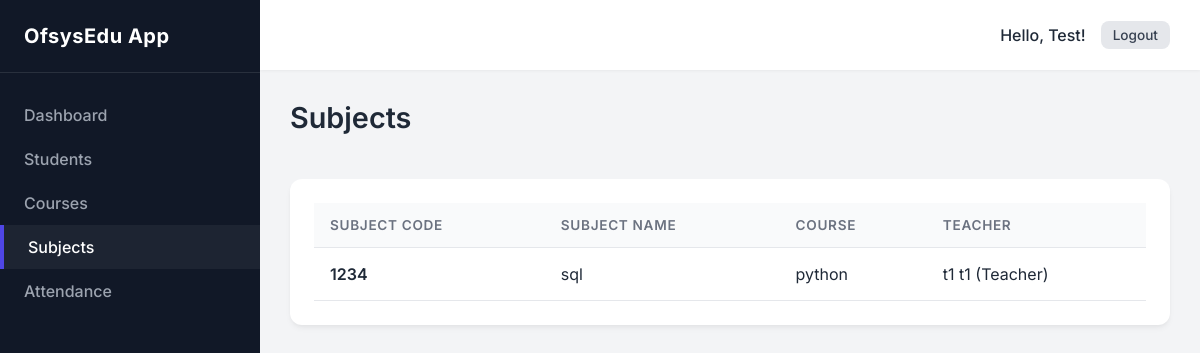
Page /subjects/ (signed in) on the committed database.
### core/models.py (models this page shows, shortened)
class Subject(models.Model):
    name = models.CharField(max_length=100)
    code = models.CharField(max_length=20, unique=True)
    course = models.ForeignKey(Course, on_delete=models.CASCADE, related_name='subjects')
    teacher = models.ForeignKey('Staff', on_delete=models.SET_NULL, null=True, blank=True, related_name='assigned_subjects', limit_choices_to={'role': 'Teacher'})

class Course(models.Model):
    name = models.CharField(max_length=100)
    code = models.CharField(max_length=20, unique=True)
    description = models.TextField(blank=True, null=True)

class Staff(models.Model):
    ROLE_CHOICES = (
        ('Teacher', 'Teacher'),
        ('Admin', 'Admin'),
        ('Support', 'Support'),
    )
    user = models.OneToOneField(User, on_delete=models.CASCADE, null=True, blank=True)
    first_name = models.CharField(max_length=50)
    last_name = models.CharField(max_length=50)
    email = models.EmailField(unique=True)
    role = models.CharField(max_length=20, choices=ROLE_CHOICES, default='Teacher')
    hire_date = models.DateField(auto_now_add=True)
    def __str__(self):
        return f"{self.first_name} {self.last_name} ({self.role})"

### core/views.py (the view)
# urls.py: path('subjects/', views.subject_list, name='subject_list'),
@login_required
def subject_list(request):
    if hasattr(request.user, 'student') and not hasattr(request.user, 'staff') and not request.user.is_superuser:
        subjects = Subject.objects.filter(course__in=request.user.student.courses.all()).order_by('course__name', 'name')
    elif hasattr(request.user, 'staff') and request.user.staff.role == 'Teacher' and not request.user.is_superuser:
        subjects = Subject.objects.filter(teacher=request.user.staff).order_by('course__name', 'name')
    else:
        subjects = Subject.objects.all().order_by('course__name', 'name')
    return render(request, 'core/subject_list.html', {'subjects': subjects})

### core/context_processors.py (called while the page is built)
def pending_approvals_count(request):
    if request.user.is_authenticated and (hasattr(request.user, 'staff') or request.user.is_superuser):
        count = User.objects.filter(is_active=False).count()
        return {'pending_approvals_count': count}
    return {}

### core/templates/core/subject_list.html (shortened to what this page needs)
{% extends 'core/base.html' %}
{% block content %}
<div class="header-actions">
    <h1>Subjects</h1>
</div>
<div class="card table-container">
    <table>
        <thead>
            <tr>
                <th>Subject Code</th>
                <th>Subject Name</th>
                <th>Course</th>
                <th>Teacher</th>
            </tr>
        </thead>
        <tbody>
            {% for subject in subjects %}
            <tr>
                <td style="font-weight: 600;">{{ subject.code }}</td>
                <td>{{ subject.name }}</td>
                <td>{{ subject.course.name }}</td>
                <td>{{ subject.teacher|default:"<span style='color: var(--text-muted); font-style: italic;'>Unassigned</span>" }}</td>
            </tr>
            {% empty %}
            <tr>
                <td colspan="5" style="text-align: center; color: var(--text-muted); padding: 30px;">
                    No subjects found.
                </td>
            </tr>
            {% endfor %}
        </tbody>
    </table>
</div>
{% endblock %}

### core/templates/core/base.html (shortened to what this page needs)
<!DOCTYPE html>
<html lang="en">
<head>
</head>
<body>
    <aside class="sidebar">
        <div class="sidebar-header">
            OfsysEdu App
        </div>
        <ul class="nav-links">
            {% if user.is_authenticated %}
                <li><a href="{% url 'core:dashboard' %}" class="nav-link">Dashboard</a></li>
                {% if user.staff or user.is_superuser %}
                    <li><a href="{% url 'core:student_list' %}" class="nav-link">Students</a></li>
                    <li><a href="{% url 'core:course_list' %}" class="nav-link">Courses</a></li>
                    <li><a href="{% url 'core:subject_list' %}" class="nav-link">Subjects</a></li>
                {% endif %}
                <li><a href="{% url 'core:attendance_list' %}" class="nav-link">Attendance</a></li>
            {% endif %}
        </ul>
    </aside>
    <main class="main-content">
        <header class="topbar">
            {% if user.is_authenticated %}
                <div style="font-weight: 500; display: flex; align-items: center; gap: 15px;">
                    <span>Hello, {{ user.first_name|default:user.username }}!</span>
                    <form method="post" action="{% url 'logout' %}" style="display: inline;">
                        <button type="submit" class="btn btn-sm btn-secondary">Logout</button>
                    </form>
                </div>
            {% endif %}
        </header>
        <div class="content-area">
            {% block content %}
            {% endblock %}
        </div>
    </main>
</body>
</html>

### core/templates/core/base.html (style rules this page uses)
:root { --primary: #4f46e5; --primary-hover: #4338ca; --sidebar-bg: #111827; --sidebar-text: #9ca3af; --sidebar-text-active: #ffffff; --bg-color: #f3f4f6; --card-bg: #ffffff; --text-main: #1f2937; --text-muted: #6b7280; --border-color: #e5e7eb; --danger: #ef4444; --danger-hover: #dc2626; --success: #10b981; }
* { margin: 0; padding: 0; box-sizing: border-box; font-family: 'Inter', sans-serif; }
body { display: flex; min-height: 100vh; background-color: var(--bg-color); color: var(--text-main); }
.sidebar { width: 260px; background-color: var(--sidebar-bg); color: #fff; display: flex; flex-direction: column; transition: all 0.3s ease; }
.sidebar-header { padding: 24px; font-size: 1.25rem; font-weight: 700; border-bottom: 1px solid rgba(255,255,255,0.1); letter-spacing: 0.5px; }
.nav-links { list-style: none; padding: 20px 0; flex: 1; }
.nav-link { display: block; padding: 12px 24px; color: var(--sidebar-text); text-decoration: none; font-weight: 500; transition: all 0.2s; }
.nav-link:hover, .nav-link.active { background-color: rgba(255,255,255,0.05); color: var(--sidebar-text-active); border-left: 4px solid var(--primary); }
.main-content { flex: 1; display: flex; flex-direction: column; overflow-x: hidden; }
.topbar { background: var(--card-bg); height: 70px; display: flex; align-items: center; justify-content: flex-end; padding: 0 30px; box-shadow: 0 1px 3px rgba(0,0,0,0.05); }
.content-area { padding: 30px; flex: 1; overflow-y: auto; }
.card { background: var(--card-bg); border-radius: 12px; box-shadow: 0 4px 6px -1px rgba(0,0,0,0.05), 0 2px 4px -1px rgba(0,0,0,0.03); padding: 24px; margin-bottom: 24px; }
h1 { font-size: 1.8rem; margin-bottom: 20px; font-weight: 600; color: var(--text-main); }
.btn { display: inline-block; padding: 10px 20px; border-radius: 8px; font-weight: 500; text-decoration: none; cursor: pointer; transition: all 0.2s; border: none; font-size: 0.95rem; }
.btn-sm { padding: 6px 12px; font-size: 0.85rem; }
.btn-secondary { background-color: #e5e7eb; color: #374151; }
.table-container { overflow-x: auto; }
table { width: 100%; border-collapse: collapse; text-align: left; }
th { padding: 14px 16px; background-color: #f9fafb; color: var(--text-muted); font-weight: 600; font-size: 0.85rem; text-transform: uppercase; letter-spacing: 0.05em; border-bottom: 1px solid var(--border-color); }
td { padding: 16px; border-bottom: 1px solid var(--border-color); color: var(--text-main); vertical-align: middle; }
.header-actions { display: flex; justify-content: space-between; align-items: center; margin-bottom: 24px; }

### rows in the picture
Subject: code "1234", name "sql", course.name "python", teacher "t1 t1 (Teacher)"

### other values in the picture
{{ user.first_name|default:user.username }} "Test"
